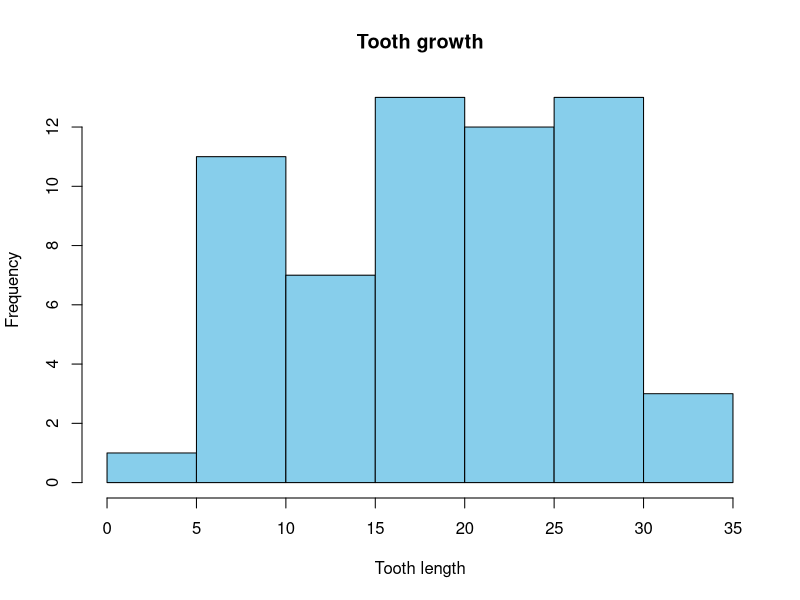
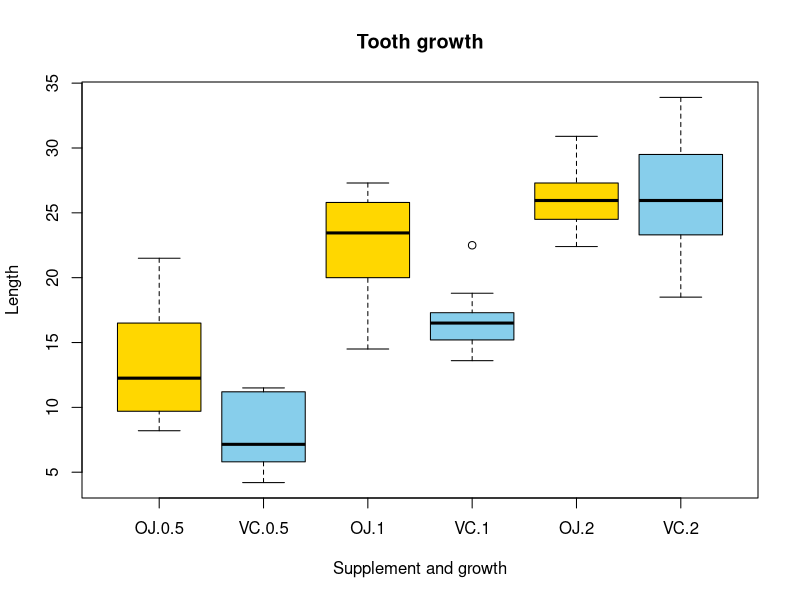

R code for these plots, in order:
data("ToothGrowth")
summary(ToothGrowth)

ToothGrowth$dose1 <- as.factor(ToothGrowth$dose)
unique(ToothGrowth$dose1)

hist(ToothGrowth$len, breaks = 5, xlim = c(0, 35), main = "Tooth growth",
     col = "skyblue", xlab = "Tooth length")

boxplot(len ~ supp*dose1, data = ToothGrowth, col = (c("gold", "skyblue")), 
        xlab = "Supplement and growth", main = "Tooth growth", ylab = "Length")

t.test(len ~ supp, data = ToothGrowth)
t.test(len ~ supp, data = ToothGrowth[ToothGrowth$dose %in% c(0.5, 1.0),])
t.test(len ~ dose, data = ToothGrowth[ToothGrowth$dose %in% c(0.5, 2),])

